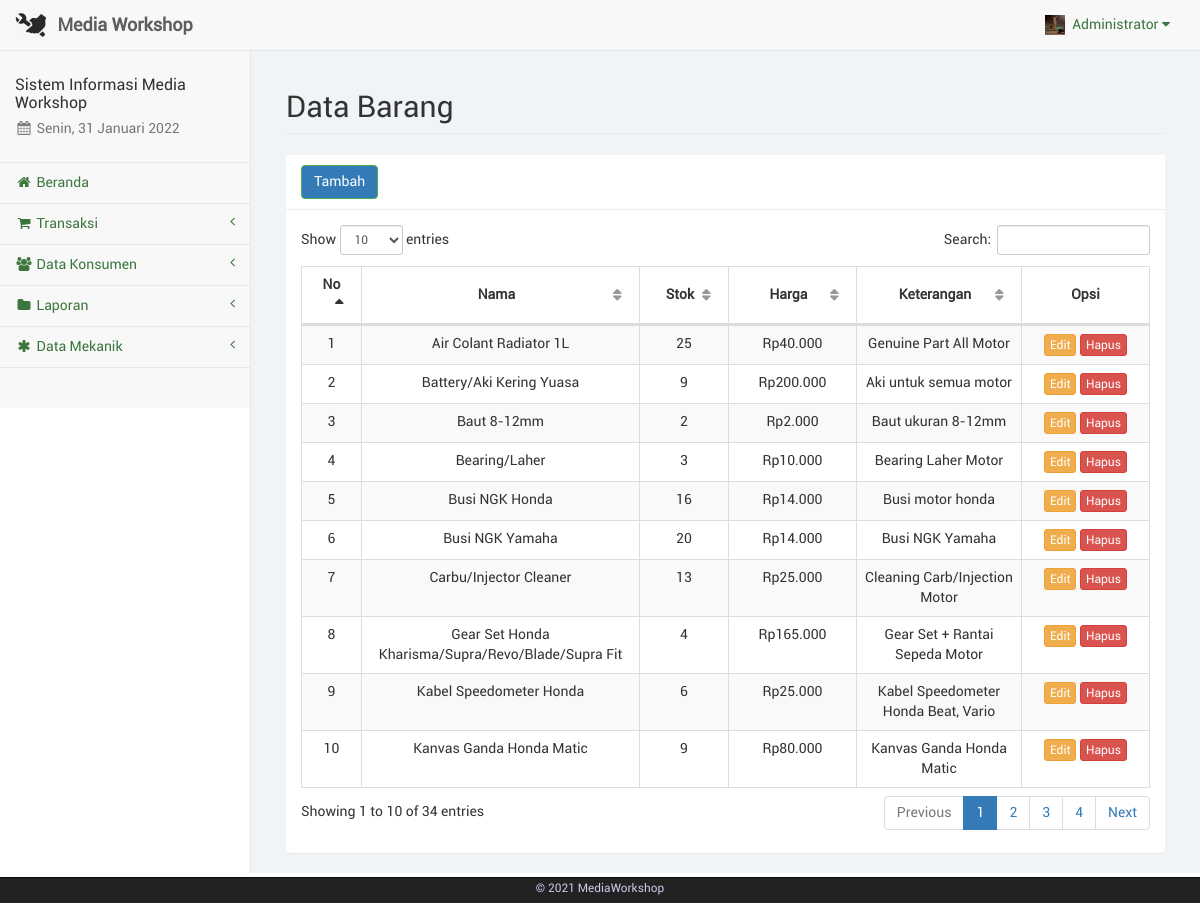
Screenshot of /kasir/barang.php (signed in) with the database file from the repository.
### tables this page shows
CREATE TABLE `barangjasa` (
  `id_brg` int(11) NOT NULL,
  `nama` varchar(100) NOT NULL,
  `jenis` varchar(20) NOT NULL,
  `stok` varchar(10) NOT NULL,
  `harga` varchar(20) NOT NULL,
  `keterangan` text NOT NULL,
  `id_adm` int(11) NOT NULL
);

### kasir/dist/function/format_rupiah.php (called while the page is built, shortened)
<?php
	function format_rupiah($rp) {
		$jumlah = number_format($rp, 0, ",", ".");
		$rupiah = "Rp". $jumlah;
		return $rupiah;
	}
?>

### kasir/barang.php (the view, shortened to what this page needs)
<?php
	include("sess_check.php");
	include("layout_top.php");
	include("dist/function/format_rupiah.php");
?>
		<div id="page-wrapper">
            <div class="container-fluid">
                <div class="row">
                    <div class="col-lg-12">
                        <h1 class="page-header">Data Barang</h1>
                    </div>
                </div>
				<div class="row">
					<div class="col-lg-12"><?php include("layout_alert.php"); ?></div>
				</div>
				<div class="row">
					<div class="col-lg-12">
						<div class="panel panel-default">
							<div class="panel-heading">
								<a href="barang_tambah.php" class="btn btn-success">Tambah</a>
							</div>
							<div class="panel-body">
								<table class="table table-striped table-bordered table-hover" id="tabel-data">
									<thead>
										<tr>
											<th width="1%">No</th>
											<th width="10%">Nama</th>
											<th width="5%">Stok</th>
											<th width="10%">Harga</th>
											<th width="10%">Keterangan</th>
											<th width="10%">Opsi</th>
										</tr>
									</thead>
									<tbody>
										<?php
											$i = 1;
											$sql = "SELECT * FROM barangjasa WHERE jenis='barang' ORDER BY nama ASC";
											$ress = mysqli_query($conn, $sql);
											while($data = mysqli_fetch_array($ress)) {
												echo '<tr>';
												echo '<td class="text-center">'. $i .'</td>';
												echo '<td class="text-center">'. $data['nama'] .'</td>';
												echo '<td class="text-center">'. $data['stok'] .'</td>';
												echo '<td class="text-center">'. format_rupiah($data['harga']) .'</td>';
												echo '<td class="text-center">'. $data['keterangan'] .'</td>';
												echo '<td class="text-center">
													  <a href="barang_edit.php?brg='. $data['id_brg'] .'" class="btn btn-warning btn-xs">Edit</a>';?>
													  <a href="barang_hapus.php?brg=<?php echo $data['id_brg'];?>" onclick="return confirm('Apakah anda yakin akan menghapus <?php echo $data['nama'];?>?');" class="btn btn-danger btn-xs">Hapus</a></td>
												<?php
												echo '</tr>';
												$i++;
											}
										?>
									</tbody>
								</table>
							</div>
						</div>
					</div>
				</div>
            </div>
        </div>
<?php
	include("layout_bottom.php");
?>

### rows the page displays
barangjasa: nama "Air Colant Radiator 1L", stok "25", harga "Rp40.000", keterangan "Genuine Part All Motor"
barangjasa: nama "Battery/Aki Kering Yuasa", stok "9", harga "Rp200.000", keterangan "Aki untuk semua motor"
barangjasa: nama "Baut 8-12mm", stok "2", harga "Rp2.000", keterangan "Baut ukuran 8-12mm"
barangjasa: nama "Bearing/Laher", stok "3", harga "Rp10.000", keterangan "Bearing Laher Motor"
barangjasa: nama "Busi NGK Honda", stok "16", harga "Rp14.000", keterangan "Busi motor honda"
barangjasa: nama "Busi NGK Yamaha", stok "20", harga "Rp14.000", keterangan "Busi NGK Yamaha"
barangjasa: nama "Carbu/Injector Cleaner", stok "13", harga "Rp25.000", keterangan "Cleaning Carb/Injection Motor"
barangjasa: nama "Gear Set Honda Kharisma/Supra/Revo/Blade/Supra Fit", stok "4", harga "Rp165.000", keterangan "Gear Set + Rantai Sepeda Motor"
barangjasa: nama "Kabel Speedometer Honda", stok "6", harga "Rp25.000", keterangan "Kabel Speedometer Honda Beat, Vario"
barangjasa: nama "Kanvas Ganda Honda Matic", stok "9", harga "Rp80.000", keterangan "Kanvas Ganda Honda Matic"

### other values shown
$sess_kasirname "Administrator"
